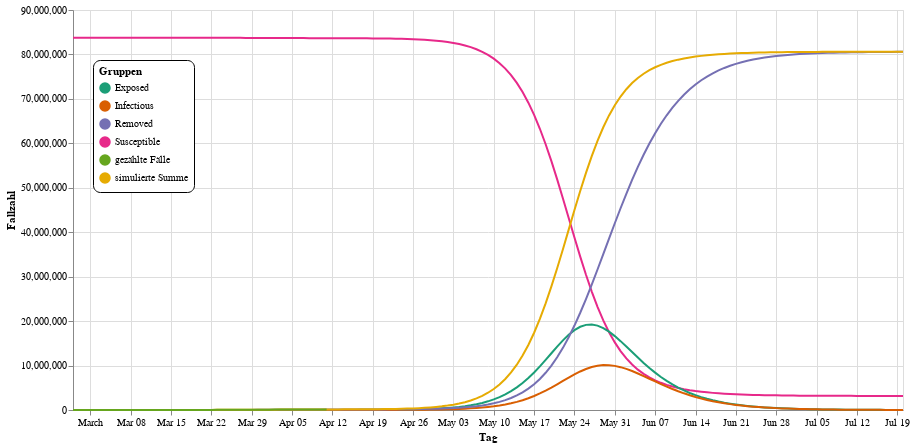

Source (notebook cell):
### Markdown cell above
Die flache Kurve zeigt, dass es dank der aktuellen Einschränkungen nur wenige gleichzeitige Infektionen geben wird. Das Gesundheitssystem wird mit einem so flachen Peak fertig werden.

Spektakulärer wird die Kurve, wenn die Einschränkungen am 20. April enden würden, was $R_{0}$ auf den Wert vor dem 20. März erhöht:

### Code cell
plot(prediction(prediction_days=100, r3=r0, r4=r0), legendY=50)

### Figure 1 — Vega-Lite specification as saved in the notebook (floating-point values rounded to 4 significant figures; data arrays with more than 128 entries replaced by an {"elided": "..."} marker saying what was removed)
{"config": {"view": {"continuousWidth": 400, "continuousHeight": 300}}, "layer": [{"mark": {"type": "line", "point": false}, "encoding": {"color": {"type": "nominal", "field": "Typ", "legend": {"cornerRadius": 7, "fillColor": "white", "legendX": 20, "legendY": 50, "orient": "none", "padding": 6, "strokeColor": "black", "title": "Gruppen"}, "scale": {"scheme": "dark2"}}, "x": {"type": "temporal", "field": "Tag", "title": "Tag"}, "y": {"type": "quantitative", "field": "Fallzahl", "title": "Fallzahl"}}}, {"mark": "point", "encoding": {"opacity": {"value": 0}, "x": {"type": "temporal", "field": "Tag", "title": "Tag"}}, "selection": {"selector003": {"type": "single", "nearest": true, "on": "mouseover", "fields": ["Tag"], "empty": "none"}}}, {"mark": "point", "encoding": {"color": {"type": "nominal", "field": "Typ", "legend": {"cornerRadius": 7, "fillColor": "white", "legendX": 20, "legendY": 50, "orient": "none", "padding": 6, "strokeColor": "black", "title": "Gruppen"}, "scale": {"scheme": "dark2"}}, "opacity": {"condition": {"value": 1, "selection": "selector003"}, "value": 0}, "x": {"type": "temporal", "field": "Tag", "title": "Tag"}, "y": {"type": "quantitative", "field": "Fallzahl", "title": "Fallzahl"}}}, {"mark": {"type": "rule", "color": "gray"}, "encoding": {"x": {"type": "temporal", "field": "Tag", "title": "Tag"}}, "transform": [{"filter": {"selection": "selector003"}}]}, {"mark": {"type": "text", "align": "left", "dx": 4, "dy": -8}, "encoding": {"color": {"type": "nominal", "field": "Typ", "legend": {"cornerRadius": 7, "fillColor": "white", "legendX": 20, "legendY": 50, "orient": "none", "padding": 6, "strokeColor": "black", "title": "Gruppen"}, "scale": {"scheme": "dark2"}}, "text": {"condition": {"type": "quantitative", "field": "Fallzahl", "selection": "selector003"}, "value": " "}, "x": {"type": "temporal", "field": "Tag", "title": "Tag"}, "y": {"type": "quantitative", "field": "Fallzahl", "title": "Fallzahl"}}}, {"mark": {"type": "text", "align": "left", "dx": 4, "dy": -8}, "encoding": {"color": {"value": "gray"}, "text": {"condition": {"type": "temporal", "field": "Tag", "selection": "selector003"}, "value": " "}, "x": {"type": "temporal", "field": "Tag", "title": "Tag"}, "y": {"value": 16}}, "transform": [{"filter": {"selection": "selector003"}}]}], "data": {"name": "data-66a4e978e8cd5d244e7e6e665b212805"}, "height": 400, "width": 830, "$schema": "https://vega.github.io/schema/vega-lite/v4.8.1.json", "datasets": {"data-66a4e978e8cd5d244e7e6e665b212805": {"elided": "770 records"}}}
